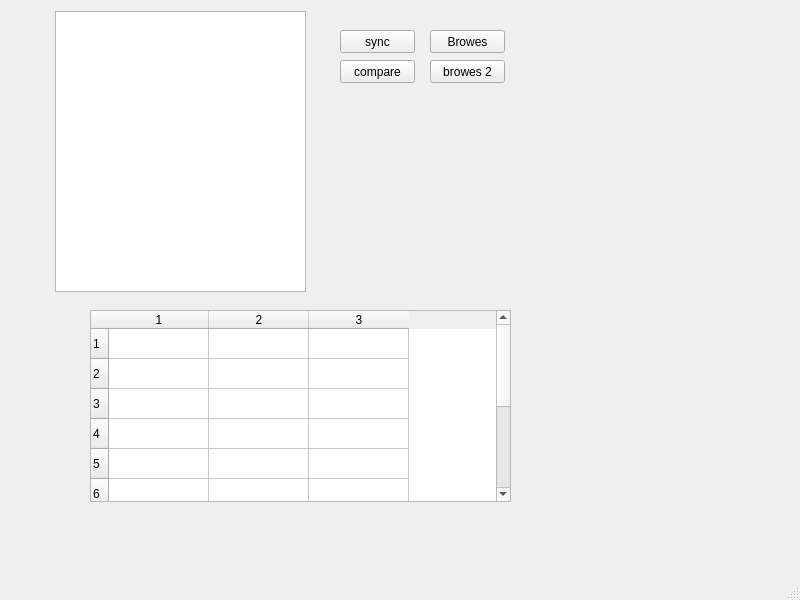
<?xml version="1.0" encoding="UTF-8"?>
<ui version="4.0">
 <class>MainWindow</class>
 <widget class="QMainWindow" name="MainWindow">
  <property name="geometry">
   <rect>
    <x>0</x>
    <y>0</y>
    <width>800</width>
    <height>600</height>
   </rect>
  </property>
  <property name="windowTitle">
   <string>MainWindow</string>
  </property>
  <widget class="QWidget" name="centralwidget">
   <widget class="QPushButton" name="pushButton">
    <property name="geometry">
     <rect>
      <x>430</x>
      <y>30</y>
      <width>75</width>
      <height>23</height>
     </rect>
    </property>
    <property name="text">
     <string>Browes</string>
    </property>
   </widget>
   <widget class="QTreeView" name="treeView">
    <property name="geometry">
     <rect>
      <x>55</x>
      <y>11</y>
      <width>251</width>
      <height>281</height>
     </rect>
    </property>
   </widget>
   <widget class="QPushButton" name="pushButton_2">
    <property name="geometry">
     <rect>
      <x>430</x>
      <y>60</y>
      <width>75</width>
      <height>23</height>
     </rect>
    </property>
    <property name="text">
     <string>browes 2</string>
    </property>
   </widget>
   <widget class="QPushButton" name="pushButton_3">
    <property name="geometry">
     <rect>
      <x>340</x>
      <y>30</y>
      <width>75</width>
      <height>23</height>
     </rect>
    </property>
    <property name="text">
     <string>sync</string>
    </property>
   </widget>
   <widget class="QPushButton" name="pushButton_4">
    <property name="geometry">
     <rect>
      <x>340</x>
      <y>60</y>
      <width>75</width>
      <height>23</height>
     </rect>
    </property>
    <property name="text">
     <string>compare</string>
    </property>
   </widget>
   <widget class="QTableWidget" name="tableWidget">
    <property name="geometry">
     <rect>
      <x>90</x>
      <y>310</y>
      <width>421</width>
      <height>192</height>
     </rect>
    </property>
    <property name="rowCount">
     <number>10</number>
    </property>
    <property name="columnCount">
     <number>3</number>
    </property>
    <row/>
    <row/>
    <row/>
    <row/>
    <row/>
    <row/>
    <row/>
    <row/>
    <row/>
    <row/>
    <column/>
    <column/>
    <column/>
   </widget>
  </widget>
  <widget class="QMenuBar" name="menubar">
   <property name="geometry">
    <rect>
     <x>0</x>
     <y>0</y>
     <width>800</width>
     <height>22</height>
    </rect>
   </property>
  </widget>
  <widget class="QStatusBar" name="statusbar"/>
 </widget>
 <resources/>
 <connections/>
</ui>
